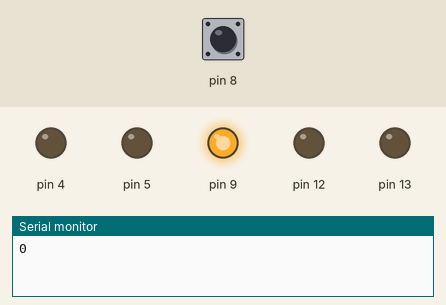
This sketch was run on a simulated Arduino Uno, built with avr-gcc and run on an emulated ATmega328P. On the bench: output pins drawn as LEDs (lit = HIGH), the last lines printed to the serial monitor. Inputs (shaded band) come from the test bench; at power-on: pin 8 LOW.

Above: at 1.2 s.
1.3 s: pin 8 pulsed HIGH 5 times (0.12 s each, 0.3 s apart)
At 4.0 s:
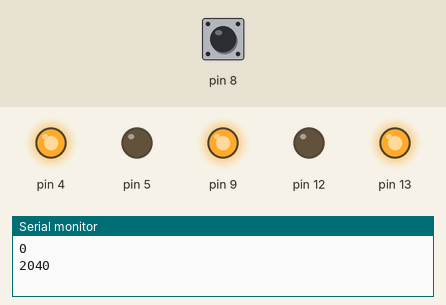
Timing chart, 0 to 6.8 s (numbered marks = the images above; inputs shaded):
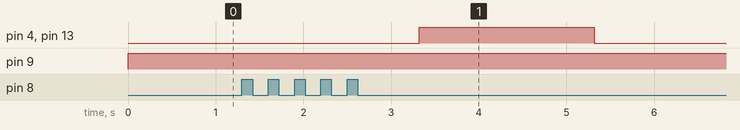

Measured:
- after the input at 1.3 s, pin 4, pin 13: LOW → HIGH after 2.0 s, → LOW 2.0 s later

The sketch:

AutoAntichoques_Pag80_.ino
```cpp
/* TRANSCRITO POR GUSTAVO JARRO CALLIZAYA*/
 /*DEL*/
 /*TEXTO: ROBOTICA CON ARDUINO 2 (SECUNDARI COMUNITARIA PRODUCTIVA
 * ) "TECHHOME"*/
  /* PRACTICA:AUTO ANTICHOQUES
   *  PAGINA 80  DEL TEXTO*   */
long distancia;
long tiempo;

void setup() {
  // put your setup code here, to run once:
Serial.begin(9600);
pinMode(8, INPUT);
pinMode(9, OUTPUT);
pinMode(4, OUTPUT);
pinMode(5, OUTPUT);
pinMode(12, OUTPUT);
pinMode(13, OUTPUT);
}


void loop() {
   // put your main code here, to run repeatedly:
digitalWrite(9, LOW);
delayMicroseconds(5);
digitalWrite(9, HIGH);
delayMicroseconds(10);
tiempo=pulseIn(8, HIGH);
distancia= int (0.017*tiempo);
Serial.println(distancia);
delay(1000);
if(distancia>=20){
  digitalWrite(4, HIGH);
  digitalWrite(5, LOW);
  digitalWrite(12, LOW);
  digitalWrite(13, HIGH);

}
else{
  digitalWrite(4,LOW);
  digitalWrite(5, LOW);
  digitalWrite(12, LOW);
  digitalWrite(13, LOW);
}
}
```
